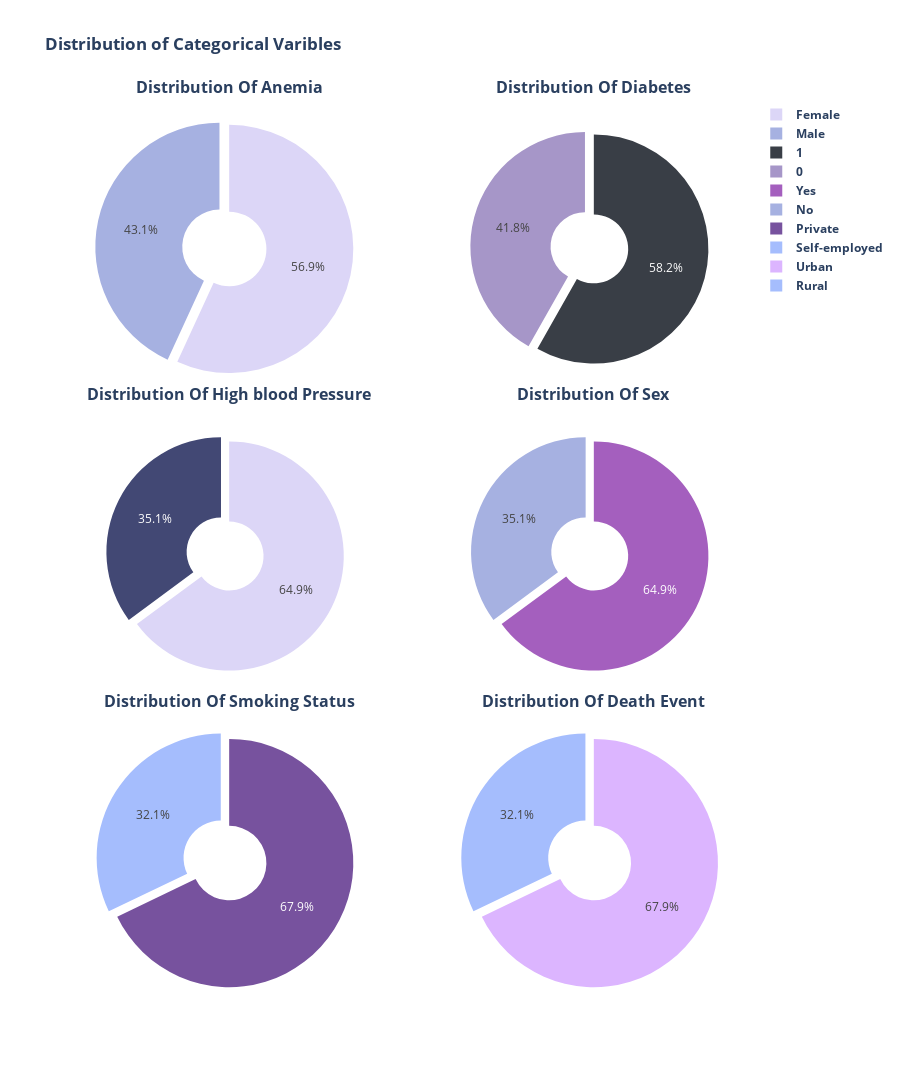

The notebook cell saved with this chart:
### Code cell
fig = make_subplots(
    rows=3, cols=2, subplot_titles=('<b>Distribution Of Anemia<b>','<b>Distribution Of Diabetes<b>','<b>Distribution Of High blood Pressure<b>',
                                   '<b>Distribution Of Sex<b>','<b>Distribution Of Smoking Status<b>', '<b>Distribution Of Death Event<b>'),
    vertical_spacing=0.01,
    specs=[[{"type": "pie"}       ,{"type": "pie"}] ,
           [{"type": "pie"}       ,{"type": "pie"}] ,
           [{"type": "pie"}       ,{"type": "pie"}] ]
           
)
fig.add_trace(
    go.Pie(values=df.anaemia.value_counts().values,labels=['<b>Female<b>','<b>Male<b>','<b>Other<b>'],
           hole=0.3,pull=[0,0.08,0.2],marker_colors=['#dcd6f7','#a6b1e1'],textposition='inside'),
    row=1, col=1
)

fig.add_trace(
    go.Pie(values=df.diabetes.value_counts().values,labels=['<b>1<b>','<b>0<b>'],
           
           hole=0.3,pull=[0,0.08,0.3],marker_colors=['#393E46', '#a696c8'],textposition='inside'),
    row=1, col=2
)


fig.add_trace(
    go.Pie(values=df.high_blood_pressure.value_counts().values,labels=['<b>1<b>','<b>0<b>'],
           hole=0.3,pull=[0,0.08,0.3],marker_colors=['#dcd6f7', '#424874'],textposition='inside'),
    row=2, col=1
)

fig.add_trace(
    go.Pie(values=df.sex.value_counts().values,labels=['<b>Yes<b>','<b>No<b>'],
           hole=0.3,pull=[0,0.08,0.3],marker_colors=['#a45fbe', '#a6b1e1'],textposition='inside'),
    row=2, col=2
)

fig.add_trace(
    go.Pie(values=df.smoking.value_counts().values,labels=['<b>Private<b>', '<b>Self-employed<b>', '<b>Govt_job<b>', '<b>children<b>', '<b>Never_worked<b>'],
           hole=0.3,pull=[0,0.08,0.08,0.08,0.2],marker_colors=['#77529e',  '#a5bdfd'],textposition='inside'),
    row=3, col=1
    
)
fig.add_trace(
    go.Pie(values=df.DEATH_EVENT.value_counts().values,labels=['<b>Urban<b>', '<b>Rural<b>'],
           hole=0.3,pull=[0,0.08,0.08,0.08,0.2],marker_colors=['#dcb5ff', '#a5bdfd'],textposition='inside'),
    row=3, col=2
) 

 
    
fig.update_layout(
    height=1200,
    showlegend=True,
    title_text="<b>Distribution of Categorical Varibles<b>",
)

fig.show()

### Figure 1 — Plotly figure (JSON) as saved in the notebook; plotly's stock layout.template omitted (floating-point values rounded to 4 significant figures)
{"data": [{"domain": {"x": [0, 0.45], "y": [0.6733, 1]}, "hole": 0.3, "labels": ["<b>Female<b>", "<b>Male<b>", "<b>Other<b>"], "marker": {"colors": ["#dcd6f7", "#a6b1e1"]}, "pull": [0, 0.08, 0.2], "textposition": "inside", "type": "pie", "values": [170, 129]}, {"domain": {"x": [0.55, 1], "y": [0.6733, 1]}, "hole": 0.3, "labels": ["<b>1<b>", "<b>0<b>"], "marker": {"colors": ["#393E46", "#a696c8"]}, "pull": [0, 0.08, 0.3], "textposition": "inside", "type": "pie", "values": [174, 125]}, {"domain": {"x": [0, 0.45], "y": [0.3367, 0.6633]}, "hole": 0.3, "labels": ["<b>1<b>", "<b>0<b>"], "marker": {"colors": ["#dcd6f7", "#424874"]}, "pull": [0, 0.08, 0.3], "textposition": "inside", "type": "pie", "values": [194, 105]}, {"domain": {"x": [0.55, 1], "y": [0.3367, 0.6633]}, "hole": 0.3, "labels": ["<b>Yes<b>", "<b>No<b>"], "marker": {"colors": ["#a45fbe", "#a6b1e1"]}, "pull": [0, 0.08, 0.3], "textposition": "inside", "type": "pie", "values": [194, 105]}, {"domain": {"x": [0, 0.45], "y": [0, 0.3267]}, "hole": 0.3, "labels": ["<b>Private<b>", "<b>Self-employed<b>", "<b>Govt_job<b>", "<b>children<b>", "<b>Never_worked<b>"], "marker": {"colors": ["#77529e", "#a5bdfd"]}, "pull": [0, 0.08, 0.08, 0.08, 0.2], "textposition": "inside", "type": "pie", "values": [203, 96]}, {"domain": {"x": [0.55, 1], "y": [0, 0.3267]}, "hole": 0.3, "labels": ["<b>Urban<b>", "<b>Rural<b>"], "marker": {"colors": ["#dcb5ff", "#a5bdfd"]}, "pull": [0, 0.08, 0.08, 0.08, 0.2], "textposition": "inside", "type": "pie", "values": [203, 96]}], "layout": {"annotations": [{"font": {"size": 16}, "showarrow": false, "text": "<b>Distribution Of Anemia<b>", "x": 0.225, "xanchor": "center", "xref": "paper", "y": 1, "yanchor": "bottom", "yref": "paper"}, {"font": {"size": 16}, "showarrow": false, "text": "<b>Distribution Of Diabetes<b>", "x": 0.775, "xanchor": "center", "xref": "paper", "y": 1, "yanchor": "bottom", "yref": "paper"}, {"font": {"size": 16}, "showarrow": false, "text": "<b>Distribution Of High blood Pressure<b>", "x": 0.225, "xanchor": "center", "xref": "paper", "y": 0.6633, "yanchor": "bottom", "yref": "paper"}, {"font": {"size": 16}, "showarrow": false, "text": "<b>Distribution Of Sex<b>", "x": 0.775, "xanchor": "center", "xref": "paper", "y": 0.6633, "yanchor": "bottom", "yref": "paper"}, {"font": {"size": 16}, "showarrow": false, "text": "<b>Distribution Of Smoking Status<b>", "x": 0.225, "xanchor": "center", "xref": "paper", "y": 0.3267, "yanchor": "bottom", "yref": "paper"}, {"font": {"size": 16}, "showarrow": false, "text": "<b>Distribution Of Death Event<b>", "x": 0.775, "xanchor": "center", "xref": "paper", "y": 0.3267, "yanchor": "bottom", "yref": "paper"}], "height": 1200, "showlegend": true, "title": {"text": "<b>Distribution of Categorical Varibles<b>"}}}
